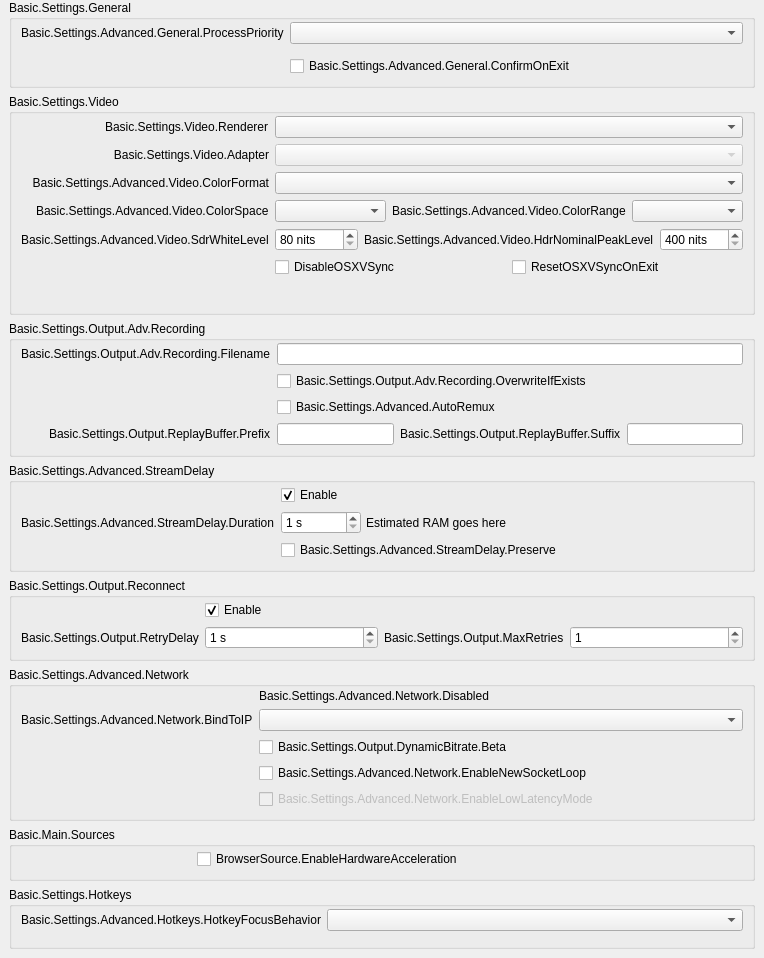
           <widget class="QWidget" name="scrollAreaWidgetContents">
            <property name="geometry">
             <rect>
              <x>0</x>
              <y>0</y>
              <width>764</width>
              <height>927</height>
             </rect>
            </property>
            <layout class="QVBoxLayout" name="verticalLayout_23">
             <property name="leftMargin">
              <number>0</number>
             </property>
             <property name="topMargin">
              <number>0</number>
             </property>
             <property name="rightMargin">
              <number>0</number>
             </property>
             <property name="bottomMargin">
              <number>9</number>
             </property>
             <item>
              <widget class="QFrame" name="widget_11">
               <layout class="QVBoxLayout" name="verticalLayout_24">
                <property name="leftMargin">
                 <number>9</number>
                </property>
                <property name="topMargin">
                 <number>0</number>
                </property>
                <property name="bottomMargin">
                 <number>0</number>
                </property>
                <item>
                 <widget class="QGroupBox" name="advancedGeneralGroupBox">
                  <property name="title">
                   <string>Basic.Settings.General</string>
                  </property>
                  <layout class="QFormLayout" name="formLayout_22">
                   <property name="fieldGrowthPolicy">
                    <enum>QFormLayout::AllNonFixedFieldsGrow</enum>
                   </property>
                   <property name="labelAlignment">
                    <set>Qt::AlignRight|Qt::AlignTrailing|Qt::AlignVCenter</set>
                   </property>
                   <property name="topMargin">
                    <number>2</number>
                   </property>
                   <item row="0" column="0">
                    <widget class="QLabel" name="processPriorityLabel">
                     <property name="text">
                      <string>Basic.Settings.Advanced.General.ProcessPriority</string>
                     </property>
                     <property name="buddy">
                      <cstring>processPriority</cstring>
                     </property>
                    </widget>
                   </item>
                   <item row="0" column="1">
                    <widget class="QComboBox" name="processPriority"/>
                   </item>
                   <item row="1" column="0">
                    <spacer name="horizontalSpacer_13">
                     <property name="orientation">
                      <enum>Qt::Horizontal</enum>
                     </property>
                     <property name="sizeHint" stdset="0">
                      <size>
                       <width>170</width>
                       <height>0</height>
                      </size>
                     </property>
                    </spacer>
                   </item>
                   <item row="2" column="1">
                    <widget class="QCheckBox" name="confirmOnExit">
                     <property name="text">
                      <string>Basic.Settings.Advanced.General.ConfirmOnExit</string>
                     </property>
                    </widget>
                   </item>
                  </layout>
                 </widget>
                </item>
                <item>
                 <widget class="QGroupBox" name="advancedVideoContainer">
                  <property name="title">
                   <string>Basic.Settings.Video</string>
                  </property>
                  <layout class="QFormLayout" name="formLayout_14">
                   <property name="fieldGrowthPolicy">
                    <enum>QFormLayout::AllNonFixedFieldsGrow</enum>
                   </property>
                   <property name="labelAlignment">
                    <set>Qt::AlignRight|Qt::AlignTrailing|Qt::AlignVCenter</set>
                   </property>
                   <property name="topMargin">
                    <number>2</number>
                   </property>
                   <item row="0" column="0">
                    <widget class="QLabel" name="rendererLabel">
                     <property name="text">
                      <string>Basic.Settings.Video.Renderer</string>
                     </property>
                     <property name="buddy">
                      <cstring>renderer</cstring>
                     </property>
                    </widget>
                   </item>
                   <item row="0" column="1">
                    <widget class="QComboBox" name="renderer">
                     <property name="currentText">
                      <string notr="true"/>
                     </property>
                    </widget>
                   </item>
                   <item row="1" column="0">
                    <widget class="QLabel" name="adapterLabel">
                     <property name="text">
                      <string>Basic.Settings.Video.Adapter</string>
                     </property>
                     <property name="alignment">
                      <set>Qt::AlignRight|Qt::AlignTrailing|Qt::AlignVCenter</set>
                     </property>
                     <property name="buddy">
                      <cstring>adapter</cstring>
                     </property>
                    </widget>
                   </item>
                   <item row="1" column="1">
                    <widget class="QComboBox" name="adapter">
                     <property name="enabled">
                      <bool>false</bool>
                     </property>
                     <property name="currentText">
                      <string notr="true"/>
                     </property>
                    </widget>
                   </item>
                   <item row="2" column="0">
                    <widget class="QLabel" name="label_30">
                     <property name="minimumSize">
                      <size>
                       <width>0</width>
                       <height>0</height>
                      </size>
                     </property>
                     <property name="text">
                      <string>Basic.Settings.Advanced.Video.ColorFormat</string>
                     </property>
                     <property name="alignment">
                      <set>Qt::AlignRight|Qt::AlignTrailing|Qt::AlignVCenter</set>
                     </property>
                     <property name="buddy">
                      <cstring>colorFormat</cstring>
                     </property>
                    </widget>
                   </item>
                   <item row="2" column="1">
                    <widget class="QComboBox" name="colorFormat"/>
                   </item>
                   <item row="3" column="0">
                    <widget class="QLabel" name="label_33">
                     <property name="text">
                      <string>Basic.Settings.Advanced.Video.ColorSpace</string>
                     </property>
                     <property name="buddy">
                      <cstring>colorSpace</cstring>
                     </property>
                    </widget>
                   </item>
                   <item row="3" column="1">
                    <layout class="QHBoxLayout" name="horizontalLayout_20">
                     <property name="leftMargin">
                      <number>0</number>
                     </property>
                     <property name="topMargin">
                      <number>0</number>
                     </property>
                     <property name="rightMargin">
                      <number>0</number>
                     </property>
                     <property name="bottomMargin">
                      <number>0</number>
                     </property>
                     <item>
                      <widget class="QComboBox" name="colorSpace"/>
                     </item>
                     <item>
                      <widget class="QLabel" name="label_34">
                       <property name="sizePolicy">
                        <sizepolicy hsizetype="Maximum" vsizetype="Preferred">
                         <horstretch>0</horstretch>
                         <verstretch>0</verstretch>
                        </sizepolicy>
                       </property>
                       <property name="text">
                        <string>Basic.Settings.Advanced.Video.ColorRange</string>
                       </property>
                       <property name="buddy">
                        <cstring>colorRange</cstring>
                       </property>
                      </widget>
                     </item>
                     <item>
                      <widget class="QComboBox" name="colorRange"/>
                     </item>
                    </layout>
                   </item>
                   <item row="4" column="0">
                    <widget class="QLabel" name="label_sdrWhiteLevel">
                     <property name="text">
                      <string>Basic.Settings.Advanced.Video.SdrWhiteLevel</string>
                     </property>
                     <property name="buddy">
                      <cstring>sdrWhiteLevel</cstring>
                     </property>
                    </widget>
                   </item>
                   <item row="4" column="1">
                    <layout class="QHBoxLayout" name="horizontalLayout_sdrPaperWhite">
                     <property name="leftMargin">
                      <number>0</number>
                     </property>
                     <property name="topMargin">
                      <number>0</number>
                     </property>
                     <property name="rightMargin">
                      <number>0</number>
                     </property>
                     <property name="bottomMargin">
                      <number>0</number>
                     </property>
                     <item>
                      <widget class="QSpinBox" name="sdrWhiteLevel">
                       <property name="suffix">
                        <string notr="true"> nits</string>
                       </property>
                       <property name="minimum">
                        <number>80</number>
                       </property>
                       <property name="maximum">
                        <number>480</number>
                       </property>
                      </widget>
                     </item>
                     <item>
                      <widget class="QLabel" name="label_hdrNominalPeakLevel">
                       <property name="sizePolicy">
                        <sizepolicy hsizetype="Maximum" vsizetype="Preferred">
                         <horstretch>0</horstretch>
                         <verstretch>0</verstretch>
                        </sizepolicy>
                       </property>
                       <property name="text">
                        <string>Basic.Settings.Advanced.Video.HdrNominalPeakLevel</string>
                       </property>
                       <property name="buddy">
                        <cstring>hdrNominalPeakLevel</cstring>
                       </property>
                      </widget>
                     </item>
                     <item>
                      <widget class="QSpinBox" name="hdrNominalPeakLevel">
                       <property name="suffix">
                        <string notr="true"> nits</string>
                       </property>
                       <property name="minimum">
                        <number>400</number>
                       </property>
                       <property name="maximum">
                        <number>10000</number>
                       </property>
                      </widget>
                     </item>
                    </layout>
                   </item>
                   <item row="5" column="1">
                    <layout class="QHBoxLayout" name="horizontalLayout_18">
                     <property name="leftMargin">
                      <number>0</number>
                     </property>
                     <property name="topMargin">
                      <number>0</number>
                     </property>
                     <property name="rightMargin">
                      <number>0</number>
                     </property>
                     <property name="bottomMargin">
                      <number>0</number>
                     </property>
                     <item>
                      <widget class="QCheckBox" name="disableOSXVSync">
                       <property name="text">
                        <string>DisableOSXVSync</string>
                       </property>
                      </widget>
                     </item>
                     <item>
                      <widget class="QCheckBox" name="resetOSXVSync">
                       <property name="text">
                        <string>ResetOSXVSyncOnExit</string>
                       </property>
                      </widget>
                     </item>
                    </layout>
                   </item>
                   <item row="6" column="0">
                    <spacer name="horizontalSpacer_12">
                     <property name="orientation">
                      <enum>Qt::Horizontal</enum>
                     </property>
                     <property name="sizeHint" stdset="0">
                      <size>
                       <width>170</width>
                       <height>20</height>
                      </size>
                     </property>
                    </spacer>
                   </item>
                  </layout>
                 </widget>
                </item>
                <item>
                 <widget class="QGroupBox" name="groupBox_6">
                  <property name="title">
                   <string>Basic.Settings.Output.Adv.Recording</string>
                  </property>
                  <layout class="QFormLayout" name="formLayout_17">
                   <property name="fieldGrowthPolicy">
                    <enum>QFormLayout::AllNonFixedFieldsGrow</enum>
                   </property>
                   <property name="labelAlignment">
                    <set>Qt::AlignRight|Qt::AlignTrailing|Qt::AlignVCenter</set>
                   </property>
                   <property name="topMargin">
                    <number>2</number>
                   </property>
                   <item row="0" column="0">
                    <widget class="QLabel" name="label_7">
                     <property name="text">
                      <string>Basic.Settings.Output.Adv.Recording.Filename</string>
                     </property>
                     <property name="buddy">
                      <cstring>filenameFormatting</cstring>
                     </property>
                    </widget>
                   </item>
                   <item row="0" column="1">
                    <widget class="QLineEdit" name="filenameFormatting"/>
                   </item>
                   <item row="1" column="1">
                    <widget class="QCheckBox" name="overwriteIfExists">
                     <property name="text">
                      <string>Basic.Settings.Output.Adv.Recording.OverwriteIfExists</string>
                     </property>
                    </widget>
                   </item>
                   <item row="3" column="1">
                    <layout class="QHBoxLayout" name="horizontalLayout_14">
                     <property name="leftMargin">
                      <number>0</number>
                     </property>
                     <property name="topMargin">
                      <number>0</number>
                     </property>
                     <property name="rightMargin">
                      <number>0</number>
                     </property>
                     <property name="bottomMargin">
                      <number>0</number>
                     </property>
                     <item>
                      <widget class="QLineEdit" name="simpleRBPrefix"/>
                     </item>
                     <item>
                      <widget class="QLabel" name="label_58">
                       <property name="text">
                        <string>Basic.Settings.Output.ReplayBuffer.Suffix</string>
                       </property>
                       <property name="buddy">
                        <cstring>simpleRBSuffix</cstring>
                       </property>
                      </widget>
                     </item>
                     <item>
                      <widget class="QLineEdit" name="simpleRBSuffix"/>
                     </item>
                    </layout>
                   </item>
                   <item row="3" column="0">
                    <widget class="QLabel" name="label_57">
                     <property name="text">
                      <string>Basic.Settings.Output.ReplayBuffer.Prefix</string>
                     </property>
                     <property name="buddy">
                      <cstring>simpleRBPrefix</cstring>
                     </property>
                    </widget>
                   </item>
                   <item row="1" column="0">
                    <spacer name="horizontalSpacer_10">
                     <property name="orientation">
                      <enum>Qt::Horizontal</enum>
                     </property>
                     <property name="sizeHint" stdset="0">
                      <size>
                       <width>170</width>
                       <height>20</height>
                      </size>
                     </property>
                    </spacer>
                   </item>
                   <item row="2" column="1">
                    <widget class="QCheckBox" name="autoRemux">
                     <property name="text">
                      <string>Basic.Settings.Advanced.AutoRemux</string>
                     </property>
                    </widget>
                   </item>
                   <item row="2" column="0">
                    <spacer name="horizontalSpacer_16">
                     <property name="orientation">
                      <enum>Qt::Horizontal</enum>
                     </property>
                     <property name="sizeHint" stdset="0">
                      <size>
                       <width>40</width>
                       <height>20</height>
                      </size>
                     </property>
                    </spacer>
                   </item>
                  </layout>
                 </widget>
                </item>
                <item>
                 <widget class="QGroupBox" name="groupBox_5">
                  <property name="title">
                   <string>Basic.Settings.Advanced.StreamDelay</string>
                  </property>
                  <layout class="QFormLayout" name="formLayout_18">
                   <property name="fieldGrowthPolicy">
                    <enum>QFormLayout::AllNonFixedFieldsGrow</enum>
                   </property>
                   <property name="labelAlignment">
                    <set>Qt::AlignRight|Qt::AlignTrailing|Qt::AlignVCenter</set>
                   </property>
                   <property name="topMargin">
                    <number>2</number>
                   </property>
                   <item row="1" column="0">
                    <widget class="QLabel" name="label_56">
                     <property name="text">
                      <string>Basic.Settings.Advanced.StreamDelay.Duration</string>
                     </property>
                     <property name="buddy">
                      <cstring>streamDelaySec</cstring>
                     </property>
                    </widget>
                   </item>
                   <item row="1" column="1">
                    <widget class="QFrame" name="widget_12">
                     <property name="enabled">
                      <bool>true</bool>
                     </property>
                     <layout class="QHBoxLayout" name="horizontalLayout_13">
                      <property name="spacing">
                       <number>5</number>
                      </property>
                      <property name="leftMargin">
                       <number>0</number>
                      </property>
                      <property name="topMargin">
                       <number>0</number>
                      </property>
                      <property name="rightMargin">
                       <number>0</number>
                      </property>
                      <property name="bottomMargin">
                       <number>0</number>
                      </property>
                      <item>
                       <widget class="QSpinBox" name="streamDelaySec">
                        <property name="enabled">
                         <bool>true</bool>
                        </property>
                        <property name="sizePolicy">
                         <sizepolicy hsizetype="Maximum" vsizetype="Fixed">
                          <horstretch>0</horstretch>
                          <verstretch>0</verstretch>
                         </sizepolicy>
                        </property>
                        <property name="minimumSize">
                         <size>
                          <width>80</width>
                          <height>0</height>
                         </size>
                        </property>
                        <property name="suffix">
                         <string notr="true"> s</string>
                        </property>
                        <property name="minimum">
                         <number>1</number>
                        </property>
                        <property name="maximum">
                         <number>1800</number>
                        </property>
                       </widget>
                      </item>
                      <item>
                       <widget class="QLabel" name="streamDelayInfo">
                        <property name="text">
                         <string notr="true">Estimated RAM goes here</string>
                        </property>
                       </widget>
                      </item>
                     </layout>
                    </widget>
                   </item>
                   <item row="2" column="1">
                    <widget class="QCheckBox" name="streamDelayPreserve">
                     <property name="text">
                      <string>Basic.Settings.Advanced.StreamDelay.Preserve</string>
                     </property>
                    </widget>
                   </item>
                   <item row="0" column="1">
                    <widget class="QCheckBox" name="streamDelayEnable">
                     <property name="text">
                      <string>Enable</string>
                     </property>
                     <property name="checked">
                      <bool>true</bool>
                     </property>
                    </widget>
                   </item>
                   <item row="2" column="0">
                    <spacer name="horizontalSpacer_9">
                     <property name="orientation">
                      <enum>Qt::Horizontal</enum>
                     </property>
                     <property name="sizeHint" stdset="0">
                      <size>
                       <width>170</width>
                       <height>20</height>
                      </size>
                     </property>
                    </spacer>
                   </item>
                  </layout>
                 </widget>
                </item>
                <item>
                 <widget class="QGroupBox" name="groupBox_7">
                  <property name="title">
                   <string>Basic.Settings.Output.Reconnect</string>
                  </property>
                  <layout class="QFormLayout" name="formLayout_19">
                   <property name="fieldGrowthPolicy">
                    <enum>QFormLayout::AllNonFixedFieldsGrow</enum>
                   </property>
                   <property name="labelAlignment">
                    <set>Qt::AlignRight|Qt::AlignTrailing|Qt::AlignVCenter</set>
                   </property>
                   <property name="topMargin">
                    <number>2</number>
                   </property>
                   <item row="0" column="1">
                    <widget class="QCheckBox" name="reconnectEnable">
                     <property name="text">
                      <string>Enable</string>
                     </property>
                     <property name="checked">
                      <bool>true</bool>
                     </property>
                    </widget>
                   </item>
                   <item row="1" column="1">
                    <layout class="QHBoxLayout" name="horizontalLayout_19">
                     <property name="leftMargin">
                      <number>0</number>
                     </property>
                     <property name="topMargin">
                      <number>0</number>
                     </property>
                     <property name="rightMargin">
                      <number>0</number>
                     </property>
                     <property name="bottomMargin">
                      <number>0</number>
                     </property>
                     <item>
                      <widget class="QSpinBox" name="reconnectRetryDelay">
                       <property name="suffix">
                        <string> s</string>
                       </property>
                       <property name="minimum">
                        <number>1</number>
                       </property>
                       <property name="maximum">
                        <number>30</number>
                       </property>
                      </widget>
                     </item>
                     <item>
                      <widget class="QLabel" name="label_22">
                       <property name="sizePolicy">
                        <sizepolicy hsizetype="Maximum" vsizetype="Preferred">
                         <horstretch>0</horstretch>
                         <verstretch>0</verstretch>
                        </sizepolicy>
                       </property>
                       <property name="text">
                        <string>Basic.Settings.Output.MaxRetries</string>
                       </property>
                       <property name="buddy">
                        <cstring>reconnectMaxRetries</cstring>
                       </property>
                      </widget>
                     </item>
                     <item>
                      <widget class="QSpinBox" name="reconnectMaxRetries">
                       <property name="minimum">
                        <number>1</number>
                       </property>
                       <property name="maximum">
                        <number>10000</number>
                       </property>
                      </widget>
                     </item>
                    </layout>
                   </item>
                   <item row="1" column="0">
                    <widget class="QLabel" name="label_17">
                     <property name="text">
                      <string>Basic.Settings.Output.RetryDelay</string>
                     </property>
                     <property name="buddy">
                      <cstring>reconnectRetryDelay</cstring>
                     </property>
                    </widget>
                   </item>
                   <item row="0" column="0">
                    <spacer name="horizontalSpacer_8">
                     <property name="orientation">
                      <enum>Qt::Horizontal</enum>
                     </property>
                     <property name="sizeHint" stdset="0">
                      <size>
                       <width>170</width>
                       <height>20</height>
                      </size>
                     </property>
                    </spacer>
                   </item>
                  </layout>
                 </widget>
                </item>
                <item>
                 <widget class="QGroupBox" name="advNetworkGroupBox">
                  <property name="title">
                   <string>Basic.Settings.Advanced.Network</string>
                  </property>
                  <layout class="QFormLayout" name="formLayout_23">
                   <property name="fieldGrowthPolicy">
                    <enum>QFormLayout::AllNonFixedFieldsGrow</enum>
                   </property>
                   <property name="labelAlignment">
                    <set>Qt::AlignRight|Qt::AlignTrailing|Qt::AlignVCenter</set>
                   </property>
                   <property name="topMargin">
                    <number>2</number>
                   </property>
                   <item row="0" column="1">
                    <widget class="QLabel" name="advNetworkDisabled">
                     <property name="text">
                      <string>Basic.Settings.Advanced.Network.Disabled</string>
                     </property>
                    </widget>
                   </item>
                   <item row="1" column="0">
                    <widget class="QLabel" name="bindToIPLabel">
                     <property name="text">
                      <string>Basic.Settings.Advanced.Network.BindToIP</string>
                     </property>
                     <property name="buddy">
                      <cstring>bindToIP</cstring>
                     </property>
                    </widget>
                   </item>
                   <item row="1" column="1">
                    <widget class="QComboBox" name="bindToIP"/>
                   </item>
                   <item row="3" column="1">
                    <widget class="QCheckBox" name="enableNewSocketLoop">
                     <property name="text">
                      <string>Basic.Settings.Advanced.Network.EnableNewSocketLoop</string>
                     </property>
                    </widget>
                   </item>
                   <item row="4" column="1">
                    <widget class="QCheckBox" name="enableLowLatencyMode">
                     <property name="enabled">
                      <bool>false</bool>
                     </property>
                     <property name="text">
                      <string>Basic.Settings.Advanced.Network.EnableLowLatencyMode</string>
                     </property>
                    </widget>
                   </item>
                   <item row="3" column="0">
                    <spacer name="horizontalSpacer_7">
                     <property name="orientation">
                      <enum>Qt::Horizontal</enum>
                     </property>
                     <property name="sizeHint" stdset="0">
                      <size>
                       <width>170</width>
                       <height>1</height>
                      </size>
                     </property>
                    </spacer>
                   </item>
                   <item row="2" column="1">
                    <widget class="QCheckBox" name="dynBitrate">
                     <property name="toolTip">
                      <string>Basic.Settings.Output.DynamicBitrate.TT</string>
                     </property>
                     <property name="text">
                      <string>Basic.Settings.Output.DynamicBitrate.Beta</string>
                     </property>
                    </widget>
                   </item>
                  </layout>
                 </widget>
                </item>
                <item>
                 <widget class="QGroupBox" name="sourcesGroup">
                  <property name="title">
                   <string>Basic.Main.Sources</string>
                  </property>
                  <layout class="QFormLayout" name="formLayout_34">
                   <property name="topMargin">
                    <number>2</number>
                   </property>
                   <item row="0" column="0">
                    <spacer name="horizontalSpacer_15">
                     <property name="orientation">
                      <enum>Qt::Horizontal</enum>
                     </property>
                     <property name="sizeHint" stdset="0">
                      <size>
                       <width>170</width>
                       <height>20</height>
                      </size>
                     </property>
                    </spacer>
                   </item>
                   <item row="0" column="1">
                    <widget class="QCheckBox" name="browserHWAccel">
                     <property name="text">
                      <string>BrowserSource.EnableHardwareAcceleration</string>
                     </property>
                    </widget>
                   </item>
                  </layout>
                 </widget>
                </item>
                <item>
                 <widget class="QGroupBox" name="groupBox_17">
                  <property name="title">
                   <string>Basic.Settings.Hotkeys</string>
                  </property>
                  <layout class="QFormLayout" name="formLayout_33">
                   <property name="labelAlignment">
                    <set>Qt::AlignRight|Qt::AlignTrailing|Qt::AlignVCenter</set>
                   </property>
                   <property name="topMargin">
                    <number>2</number>
                   </property>
                   <item row="0" column="0">
                    <widget class="QLabel" name="label_21">
                     <property name="text">
                      <string>Basic.Settings.Advanced.Hotkeys.HotkeyFocusBehavior</string>
                     </property>
                    </widget>
                   </item>
                   <item row="0" column="1">
                    <widget class="QComboBox" name="hotkeyFocusType"/>
                   </item>
                   <item row="1" column="0">
                    <spacer name="horizontalSpacer_14">
                     <property name="orientation">
                      <enum>Qt::Horizontal</enum>
                     </property>
                     <property name="sizeHint" stdset="0">
                      <size>
                       <width>170</width>
                       <height>0</height>
                      </size>
                     </property>
                    </spacer>
                   </item>
                  </layout>
                 </widget>
                </item>
               </layout>
              </widget>
             </item>
            </layout>
           </widget>
